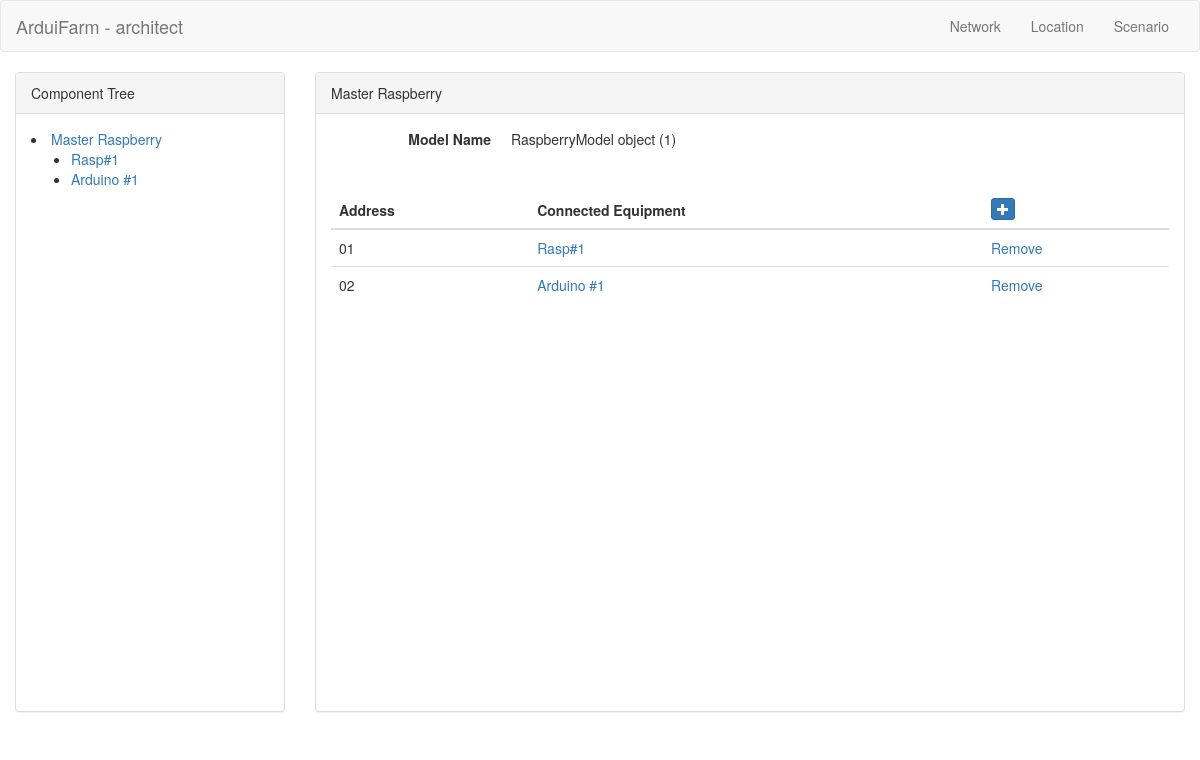
/network, run on the app's committed database.
### architect/models/Network.py (models this page shows, shortened)
class NetworkComponent:
    def _get_component_name(self):
        return self.__class__.__name__
    def tree_element_template(self):
        component = self._get_component_name()
        return "network/%s/tree_element.html" % component
    def detail_element_template(self):
        component = self._get_component_name()
        return "network/%s/element_details.html" % component
    def component_type(self):
        return self._get_component_name()

class Raspberry(models.Model, NetworkComponent):
    name = models.CharField("Card Name", max_length=200)
    cardModel = models.ForeignKey('RaspberryModel', null=True, default=None, blank=True)
    i2cPorts = models.ManyToManyField("I2cPort", blank=True)
    wifiPorts = models.ManyToManyField("WifiPort", blank=True)
    def downI2C(self):
        return self.i2cPorts.filter(direction="DW")

class Arduino(models.Model, NetworkComponent):
    name = models.CharField("Card Name", max_length=200)
    cardModel = models.ForeignKey('ArduinoModel', null=True, default=None, blank=True)
    i2cPorts = models.ManyToManyField("I2cPort", blank=True)
    digitalPorts = models.ManyToManyField("DigitalPort", blank=True)
    def downI2C(self):
        return self.i2cPorts.filter(direction="DW")

class GenericPort(models.Model):
    DIRECTIONS = (
        ("UP", "Upward"),
        ("DW", "Downward"),
    )
    direction = models.CharField(max_length=2, choices=DIRECTIONS, default="DW")
    address = models.CharField("Address", max_length=200, default=None, blank=True)
    connection = models.ManyToManyField("self", blank=True)
    class Meta:
        abstract = True
    def _get_parent(self, parentNames):
        for parentName in parentNames:
            parentRelation = getattr(self, parentName+"_set")
            if parentRelation.count() > 0:
                return parentRelation.first()

class I2cPort(GenericPort):
    @property
    def parent(self):
        return self._get_parent(['arduino', 'raspberry'])

### architect/models/Library.py (models this page shows, shortened)
class RaspberryModel(models.Model):
    name = models.CharField("Model Name", max_length=200)

### architect/views.py (the view)
# urls.py: url(r'^network/open/(?P<component_type>\w+)/(?P<component_id>\d+)$', views.network, name='network-open'),
def network(request, component_type=None, component_id=None):
    network = Network.objects.first()
    if network is not None:
        masterElement = network.master
        if component_type is None:
            element = masterElement
        else:
            component_class = get_model_with_component_type(component_type)
            element = get_object_or_404(component_class, pk=component_id)
        return render(  request, 'network/network.html', {'masterElement': masterElement, "element": element})
    else:
        return HttpResponse()

### architect/templates/network/network.html (shortened to what this page needs)
{% extends "base.html" %}
{% block left-panel %}
  <div id="component_tree">
    {% include "network/component_tree.html" %}
  </div>
{% endblock %}
{% block content %}
  <div id="component_detail">
    {% include "network/component_detail.html" %}
  </div>
{% endblock %}
{% block view-scripts %}
{% load staticfiles %}
{% endblock %}

### architect/templates/network/component_tree/tree_element.html
{% if element %}
<li>
  <a class="network-refresh-detail tree_element"
     data-target="#component_detail"
     data-ajax-url="{% url "network-component-detail" element.component_type element.pk %}">
      {{element.name}}
  </a>
  {% include element.tree_element_template %}
</li>
{% endif %}

### architect/templates/network/component_detail.html
<div class="panel panel-default" style="min-height: 80vh;">
  <div class="panel-heading">
    {% if element %}
      {{element.name}}
    {% else %}
      Component description
    {% endif%}
  </div>
  {% if element %}
    {% include element.detail_element_template %}
  {% endif %}
</div>

### architect/templates/network/raspberry/element_details.html
<div class="panel-body">
  <dl class="dl-horizontal">
    <dt>Model Name</dt>
    <dd>{{element.cardModel}}</dd>
  </dl>
  <br>
  {% include "network/component_detail/i2c_ports_table.html" %}
</div>

### architect/templates/network/component_detail/i2c_ports_table.html
<table class="table table-hover">
    <thead>
      <tr>
        <th> Address </th>
        <th> Connected Equipment</th>
        <th>
          <button type="button"
                  class="btn btn-primary btn-xs create-component"
                  data-target="#network-modal"
                  data-ajax-url="{%url 'network-add-i2c' element.component_type element.pk %}">
            <span class="glyphicon glyphicon-plus">
            </span>
          </button>
        </th>
      </tr>
    </thead>
    <tbody>
      {% for srcPort in element.i2cPorts.all %}
        {% for dstPort in srcPort.connection.all %}
          {% if dstPort.parent %}
          {% with dstPort.parent as dst_element %}
          <tr>
            <td> {{dstPort.address}} </td>
            <td>
              <a class="network-refresh-detail"
                  data-target="#component_detail"
                  data-ajax-url="{% url "network-component-detail" dstPort.parent.component_type dstPort.parent.pk %}">
                {{dstPort.parent.name}}
              </a>
            </td>
            <td>
              <a href="{% url "network-remove-i2c" element.component_type element.pk dst_element.component_type dst_element.pk %}">
                Remove
              </a>
            </td>
          </tr>
          {% endwith %}
          {% endif %}
        {% endfor %}
      {% endfor %}
    </tbody>
</table>

### data on the page
Raspberry: name "Master Raspberry", cardModel "RaspberryModel object (1)"
I2cPort: address "01", parent.name "Rasp#1"
Raspberry: name "Rasp#1"
I2cPort: address "02", parent.name "Arduino #1"
Arduino: name "Arduino #1"
